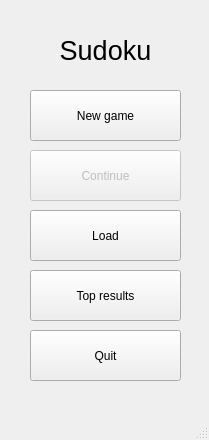
<?xml version="1.0" encoding="UTF-8"?>
<ui version="4.0">
 <class>MainWindow</class>
 <widget class="QMainWindow" name="MainWindow">
  <property name="geometry">
   <rect>
    <x>0</x>
    <y>0</y>
    <width>209</width>
    <height>440</height>
   </rect>
  </property>
  <property name="minimumSize">
   <size>
    <width>209</width>
    <height>440</height>
   </size>
  </property>
  <property name="maximumSize">
   <size>
    <width>209</width>
    <height>440</height>
   </size>
  </property>
  <property name="windowTitle">
   <string>MainWindow</string>
  </property>
  <widget class="QWidget" name="centralwidget">
   <widget class="QLabel" name="label">
    <property name="geometry">
     <rect>
      <x>50</x>
      <y>20</y>
      <width>111</width>
      <height>61</height>
     </rect>
    </property>
    <property name="font">
     <font>
      <pointsize>20</pointsize>
     </font>
    </property>
    <property name="text">
     <string>Sudoku</string>
    </property>
    <property name="alignment">
     <set>Qt::AlignCenter</set>
    </property>
   </widget>
   <widget class="QPushButton" name="pushButton">
    <property name="geometry">
     <rect>
      <x>30</x>
      <y>90</y>
      <width>151</width>
      <height>51</height>
     </rect>
    </property>
    <property name="text">
     <string>New game</string>
    </property>
   </widget>
   <widget class="QPushButton" name="pushButton_2">
    <property name="enabled">
     <bool>false</bool>
    </property>
    <property name="geometry">
     <rect>
      <x>30</x>
      <y>150</y>
      <width>151</width>
      <height>51</height>
     </rect>
    </property>
    <property name="text">
     <string>Continue</string>
    </property>
   </widget>
   <widget class="QPushButton" name="pushButton_3">
    <property name="geometry">
     <rect>
      <x>30</x>
      <y>210</y>
      <width>151</width>
      <height>51</height>
     </rect>
    </property>
    <property name="text">
     <string>Load</string>
    </property>
   </widget>
   <widget class="QPushButton" name="pushButton_4">
    <property name="geometry">
     <rect>
      <x>30</x>
      <y>270</y>
      <width>151</width>
      <height>51</height>
     </rect>
    </property>
    <property name="text">
     <string>Top results</string>
    </property>
   </widget>
   <widget class="QPushButton" name="pushButton_5">
    <property name="geometry">
     <rect>
      <x>30</x>
      <y>330</y>
      <width>151</width>
      <height>51</height>
     </rect>
    </property>
    <property name="text">
     <string>Quit</string>
    </property>
   </widget>
  </widget>
  <widget class="QMenuBar" name="menubar">
   <property name="geometry">
    <rect>
     <x>0</x>
     <y>0</y>
     <width>209</width>
     <height>26</height>
    </rect>
   </property>
  </widget>
  <widget class="QStatusBar" name="statusbar"/>
 </widget>
 <resources/>
 <connections/>
</ui>
